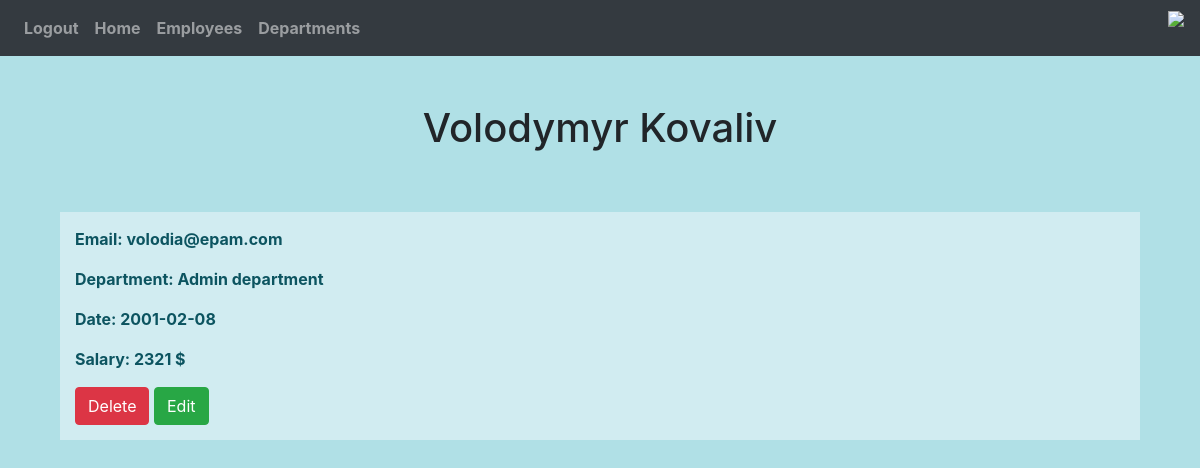
The page /employees/4 (signed in) on the database its author committed.
### website/models.py (models this page shows, shortened)
class User(db.Model,UserMixin):
    id = db.Column(db.Integer,primary_key=True,unique=True)
    email = db.Column(db.String(40),unique=True)
    password = db.Column(db.String(30))
    first_name = db.Column(db.String(150))
    date = db.Column(db.String(10))
    salary = db.Column(db.Integer)
    department_id = db.Column(db.Integer, db.ForeignKey('department.id'), nullable=False)
    department = db.relationship("Department")

class Department(db.Model):
    id = db.Column(db.Integer, primary_key=True)
    name = db.Column(db.String(50), unique=False, nullable=False)
    def __repr__(self):
        return self.name

### website/views.py (the view)
@views.route('/employees/<int:id>')
@login_required
def employee_more_info(id):
    employee = User.query.get(id)
    return render_template("employee_more_info.html",user=current_user,employee=employee)

### website/__init__.py (called while the page is built)
def create_app():
    app = Flask(__name__)
    app.config['SECRET_KEY'] = 'vitaliy'
    app.config['SQLALCHEMY_DATABASE_URI'] = f'sqlite:///{DB_NAME}'
    app.config['SQLALCHEMY_TRACK_MODIFICATIONS'] = True
    db.init_app(app)
    api = Api(app)
    from .views import views
    from .auth import auth
    app.register_blueprint(views,url_prefix = '/')
    app.register_blueprint(auth,url_prefix = '/')
    from website.models import User,Department
    create_database(app)
    login_manager = LoginManager()
    login_manager.login_view = 'auth.login'
    login_manager.init_app(app)
    @login_manager.user_loader
    def load_user(id):
        return User.query.get(int(id))
    return app

### website/templates/employee_more_info.html (shortened to what this page needs)
{% extends "base.html" %}
{% block content%}
<div class="container mt-5">
    <h1 style="margin-bottom: 60px; "align="center">{{employee.first_name}} </h1>
     <div class="alert-info" style="padding: 15px; margin-bottom: 30px;">
         <p><b>Email: {{employee.email}}</b></p>
         <p><b>Department: {{employee.department}}</b></p>
         <p><b>Date: {{employee.date}}</b></p>
         <p><b>Salary: {{employee.salary}} $</b></p>
         <a href="/employees/{{ employee.id }}/delete" class="btn btn-danger">Delete</a>
         <a href="/employees/{{employee.id}}/edit" class="btn btn-success">Edit</a>
     </div>
</div>
{% endblock %}

### website/templates/base.html (style rules this page uses)
body { background: #b0e0e6; }

### rows shown on the page
User: first_name "Volodymyr Kovaliv", email "volodia@epam.com", date "2001-02-08", salary "2321"
Department: department "Admin department"
